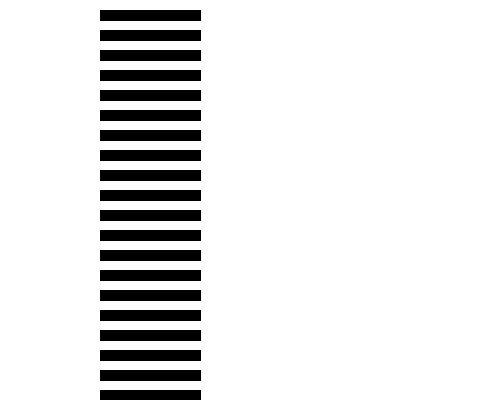
Frame 1 (no input)
Frame 60 (the mouse pressed at the canvas centre just before this capture): identical to frame 1, image omitted
Frame 120 (the mouse held since frame 60 and released just before this capture): identical to frame 1, image omitted

The Processing sketch that drew this single still picture (run headless with seeded random() and noise(); from frame 60 on, the mouse is pressed at the canvas centre):

// Processing sketch: ExampleLoop
// ── ExampleLoop.pde
int y = 10;

void setup() {
  size(480, 400);
  background(255);
}

void draw(){
  fill(0);
  while(y < height) { 
    rect(100, y, 100, 10);
    y += 20;
  }
}
